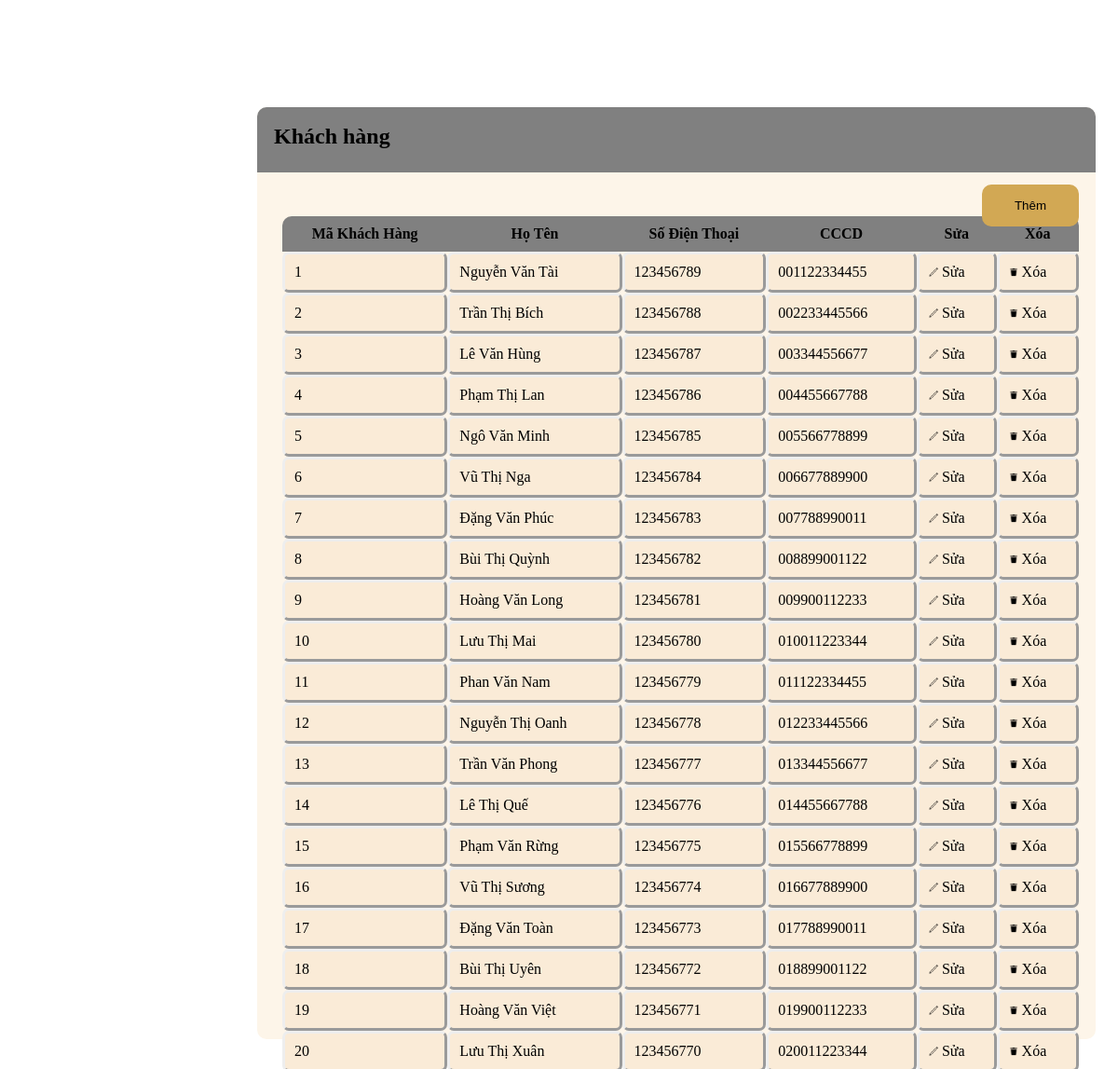
Page /quantri/admin/admin_khachhang.php on the committed database.
### tables this page shows
CREATE TABLE KHACHHANG(
MA_KH int NOT NULL AUTO_INCREMENT PRIMARY KEY,
HOTEN varchar(50) not null,
SDT INT(10) not null,
CCCD varchar(12) not null
);

### quantri/admin/admin_khachhang.php (the view, shortened to what this page needs)
<?php
$link=new mysqli("localhost", "root","","khachsan");
$sql="select * from KHACHHANG";
$result=$link->query($sql);
?>
<div class="layout_danhmuc">
    <div class="danhmuc"><h2 style="margin: 2% 0 0 2%"> Khách hàng </h2>
      <a href="index_menu_admin.php?pid=36"><button>Thêm</button></a>
<table>
    <tr>
        <th style="border-radius: 10px 0 0 0"> Mã Khách Hàng </th>
        <th> Họ Tên </th>
        <th> Số Điện Thoại </th>
        <th> CCCD </th>
        <th> Sửa </th>
        <th style="border-radius: 0 10px 0 0">Xóa</th>
</tr>
<?php
while ($row=$result->fetch_assoc())
{
 ?>
<tr>
    <td> <?php echo $row["MA_KH"];?></td>
    <td> <?php echo $row["HOTEN"];?></td>
    <td> <?php echo $row["SDT"];?></td>
    <td> <?php echo $row["CCCD"];?></td>
    <td><a href="index_menu_admin.php?pid=49&&MA_KH=<?php echo $row['MA_KH']; ?>"><img src="../img/icon/edit.png"  width="10px" height="10px"> Sửa</a></td>
    <td><a onclick="return confirm('Bạn có chắc chắn muốn xóa?');" href="control/ctrl_xoa_khachhang.php?MA_KH=<?php echo $row['MA_KH']; ?>"><img src="../img/icon/delete.png" width="10px" height="10px"> Xóa</a></td>
<tr>
<?php
 }
?>
</table>

### quantri/admin/admin_khachhang.php (style rules this page uses)
.layout_danhmuc { width: 75%; position: absolute; background-color: rgb(253, 245, 233); top:10%; right:2%; height: 1000px; border-radius: 10px; }
.danhmuc { width: 100%; height: 70px; background-color: gray; border-radius: 10px 10px 0 0; position: absolute; top:0px; }
button { padding: 15px 35px; position: absolute; right: 2%; top: 83px; border: none; background-color: rgb(210, 168, 84); border-radius: 10px; cursor: pointer; }
table { width: 95%; margin: 8% 10% 0 3%; border-radius: 10px; border-spacing: 0; border-collapse: separate; top:10px; }
th { background-color: gray; padding: 10px }
td { background-color:antiquewhite; border-style:outset; padding: 10px; border-radius: 7px; }
a { text-decoration: none; color: black; }

### rows in the picture
khachhang: MA_KH "1", HOTEN "Nguyễn Văn Tài", SDT "123456789", CCCD "001122334455"
khachhang: MA_KH "2", HOTEN "Trần Thị Bích", SDT "123456788", CCCD "002233445566"
khachhang: MA_KH "3", HOTEN "Lê Văn Hùng", SDT "123456787", CCCD "003344556677"
khachhang: MA_KH "4", HOTEN "Phạm Thị Lan", SDT "123456786", CCCD "004455667788"
khachhang: MA_KH "5", HOTEN "Ngô Văn Minh", SDT "123456785", CCCD "005566778899"
khachhang: MA_KH "6", HOTEN "Vũ Thị Nga", SDT "123456784", CCCD "006677889900"
khachhang: MA_KH "7", HOTEN "Đặng Văn Phúc", SDT "123456783", CCCD "007788990011"
khachhang: MA_KH "8", HOTEN "Bùi Thị Quỳnh", SDT "123456782", CCCD "008899001122"
khachhang: MA_KH "9", HOTEN "Hoàng Văn Long", SDT "123456781", CCCD "009900112233"
khachhang: MA_KH "10", HOTEN "Lưu Thị Mai", SDT "123456780", CCCD "010011223344"
khachhang: MA_KH "11", HOTEN "Phan Văn Nam", SDT "123456779", CCCD "011122334455"
khachhang: MA_KH "12", HOTEN "Nguyễn Thị Oanh", SDT "123456778", CCCD "012233445566"
khachhang: MA_KH "13", HOTEN "Trần Văn Phong", SDT "123456777", CCCD "013344556677"
khachhang: MA_KH "14", HOTEN "Lê Thị Quế", SDT "123456776", CCCD "014455667788"
khachhang: MA_KH "15", HOTEN "Phạm Văn Rừng", SDT "123456775", CCCD "015566778899"
khachhang: MA_KH "16", HOTEN "Vũ Thị Sương", SDT "123456774", CCCD "016677889900"
khachhang: MA_KH "17", HOTEN "Đặng Văn Toàn", SDT "123456773", CCCD "017788990011"
khachhang: MA_KH "18", HOTEN "Bùi Thị Uyên", SDT "123456772", CCCD "018899001122"
khachhang: MA_KH "19", HOTEN "Hoàng Văn Việt", SDT "123456771", CCCD "019900112233"
khachhang: MA_KH "20", HOTEN "Lưu Thị Xuân", SDT "123456770", CCCD "020011223344"
